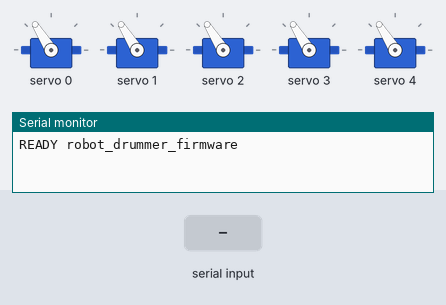
A sketch run on a simulated Arduino Uno, built with avr-gcc and run on an emulated ATmega328P. On the bench: 5 × servo, the last lines printed to the serial monitor. Inputs (shaded band) come from the test bench.

Above: at 1.2 s.
1.3 s: "HIT 1\n" received over Serial
At 2.0 s:
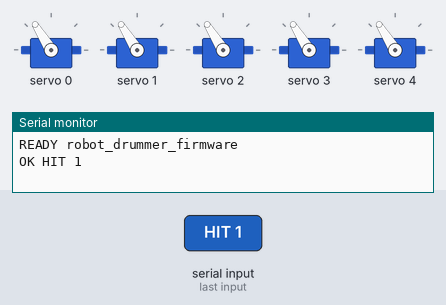
2.8 s: "SET\n" received over Serial
At 4.0 s:
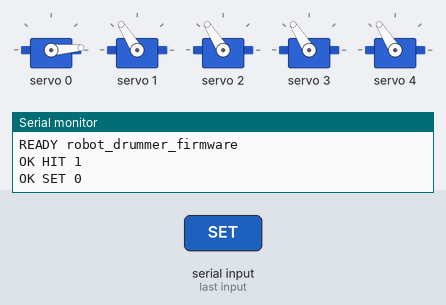
4.3 s: "HITM 1\n" received over Serial
At 5.5 s:
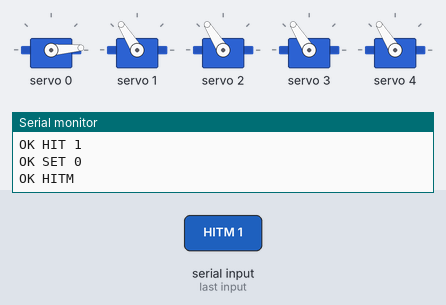
Timing chart, 0 to 7.3 s (numbered marks = the images above; inputs shaded):
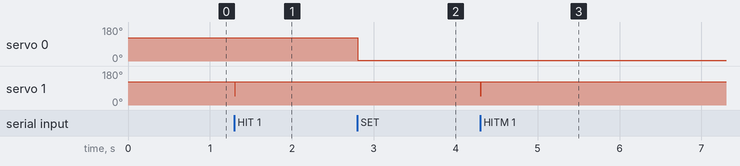

Measured:
- after the input at 1.3 s, servo 1: 122° → 50° at once, → 122° 0.01 s later
- after the input at 2.8 s, servo 0: 122° → 4° at once
- after the input at 4.3 s, servo 1: 122° → 50° at once, → 122° 0.01 s later

The sketch:

robot_drummer_firmware.ino
```cpp
#include <Wire.h>
#include <Adafruit_PWMServoDriver.h>

Adafruit_PWMServoDriver pwm = Adafruit_PWMServoDriver(0x40);

const int ACTIVE_SERVO_COUNT = 5;
const int DEFAULT_RETURN_ANGLE = 90;
const int DEFAULT_STRIKE_ANGLE = 35;
const int DEFAULT_DWELL_MS = 10;
const int DEFAULT_STEP_DELAY_MS = 0;

// Tune these if your servos do not reach the expected angles.
const int SERVO_MIN_PULSE = 120;
const int SERVO_MAX_PULSE = 620;
const int SERVO_FREQ = 50;

struct ServoConfig {
  int returnAngle;
  int strikeAngle;
  int dwellMs;
  int stepDelayMs;
  int currentAngle;
  int targetAngle;
  unsigned long lastStepAtMs;
  unsigned long returnAtMs;
  bool strikeActive;
};

ServoConfig servos[ACTIVE_SERVO_COUNT];
String inputLine = "";

String nextToken(String &line);

int angleToPulse(int angle) {
  int safeAngle = constrain(angle, 0, 180);
  return map(safeAngle, 0, 180, SERVO_MIN_PULSE, SERVO_MAX_PULSE);
}

void writeServoAngle(int servo, int angle) {
  if (servo < 0 || servo >= ACTIVE_SERVO_COUNT) {
    return;
  }

  pwm.setPWM(servo, 0, angleToPulse(angle));
  servos[servo].currentAngle = constrain(angle, 0, 180);
}

void setServoTarget(int servo, int targetAngle) {
  if (servo < 0 || servo >= ACTIVE_SERVO_COUNT) {
    return;
  }

  int safeTarget = constrain(targetAngle, 0, 180);
  servos[servo].targetAngle = safeTarget;

  if (servos[servo].stepDelayMs == 0) {
    writeServoAngle(servo, safeTarget);
  }
}

void updateServo(int servo, unsigned long now) {
  if (servos[servo].strikeActive && (long)(now - servos[servo].returnAtMs) >= 0) {
    servos[servo].strikeActive = false;
    setServoTarget(servo, servos[servo].returnAngle);
  }

  if (servos[servo].currentAngle == servos[servo].targetAngle || servos[servo].stepDelayMs == 0) {
    return;
  }

  if (now - servos[servo].lastStepAtMs < (unsigned long)servos[servo].stepDelayMs) {
    return;
  }

  int direction = servos[servo].targetAngle > servos[servo].currentAngle ? 1 : -1;
  writeServoAngle(servo, servos[servo].currentAngle + direction);
  servos[servo].lastStepAtMs = now;
}

void hitServo(int servo) {
  if (servo < 0 || servo >= ACTIVE_SERVO_COUNT) {
    Serial.println("ERR invalid servo");
    return;
  }

  servos[servo].strikeActive = true;
  servos[servo].returnAtMs = millis() + max(0, servos[servo].dwellMs);
  setServoTarget(servo, servos[servo].strikeAngle);

  Serial.print("OK HIT ");
  Serial.println(servo);
}

void hitMultipleServos(String line) {
  bool hitAny = false;

  while (line.length() > 0) {
    String servoToken = nextToken(line);
    if (servoToken.length() == 0) {
      break;
    }

    int servo = servoToken.toInt();
    if (servo < 0 || servo >= ACTIVE_SERVO_COUNT) {
      Serial.println("ERR invalid servo");
      return;
    }

    servos[servo].strikeActive = true;
    servos[servo].returnAtMs = millis() + max(0, servos[servo].dwellMs);
    setServoTarget(servo, servos[servo].strikeAngle);
    hitAny = true;
  }

  if (!hitAny) {
    Serial.println("ERR missing servo");
    return;
  }

  Serial.println("OK HITM");
}

void restServo(int servo, bool printAck = true) {
  if (servo < 0 || servo >= ACTIVE_SERVO_COUNT) {
    Serial.println("ERR invalid servo");
    return;
  }

  servos[servo].strikeActive = false;
  setServoTarget(servo, servos[servo].returnAngle);

  if (printAck) {
    Serial.print("OK REST ");
    Serial.println(servo);
  }
}

String nextToken(String &line) {
  line.trim();
  int spaceIndex = line.indexOf(' ');
  if (spaceIndex < 0) {
    String token = line;
    line = "";
    return token;
  }

  String token = line.substring(0, spaceIndex);
  line = line.substring(spaceIndex + 1);
  return token;
}

void printServoStatus(int servo) {
  if (servo < 0 || servo >= ACTIVE_SERVO_COUNT) {
    Serial.println("ERR invalid servo");
    return;
  }

  Serial.print("SERVO ");
  Serial.print(servo);
  Serial.print(" return=");
  Serial.print(servos[servo].returnAngle);
  Serial.print(" strike=");
  Serial.print(servos[servo].strikeAngle);
  Serial.print(" dwell=");
  Serial.print(servos[servo].dwellMs);
  Serial.print(" step_delay=");
  Serial.print(servos[servo].stepDelayMs);
  Serial.print(" current=");
  Serial.println(servos[servo].currentAngle);
}

void handleCommand(String line) {
  line.trim();
  if (line.length() == 0) {
    return;
  }

  String command = nextToken(line);
  command.toUpperCase();

  if (command == "PING") {
    Serial.println("OK PONG");
    return;
  }

  if (command == "HIT") {
    int servo = nextToken(line).toInt();
    hitServo(servo);
    return;
  }

  if (command == "HITM") {
    hitMultipleServos(line);
    return;
  }

  if (command == "REST") {
    int servo = nextToken(line).toInt();
    restServo(servo);
    return;
  }

  if (command == "ALLREST") {
      for (int servo = 0; servo < ACTIVE_SERVO_COUNT; servo++) {
      restServo(servo, false);
    }
    Serial.println("OK ALLREST");
    return;
  }

  if (command == "SET") {
    int servo = nextToken(line).toInt();
    int returnAngle = nextToken(line).toInt();
    int strikeAngle = nextToken(line).toInt();
    int dwellMs = nextToken(line).toInt();
    int stepDelayMs = nextToken(line).toInt();

    if (servo < 0 || servo >= ACTIVE_SERVO_COUNT) {
      Serial.println("ERR invalid servo");
      return;
    }

    servos[servo].returnAngle = constrain(returnAngle, 0, 180);
    servos[servo].strikeAngle = constrain(strikeAngle, 0, 180);
    servos[servo].dwellMs = max(0, dwellMs);
    servos[servo].stepDelayMs = max(0, stepDelayMs);
    servos[servo].strikeActive = false;
    writeServoAngle(servo, servos[servo].returnAngle);
    servos[servo].targetAngle = servos[servo].returnAngle;

    Serial.print("OK SET ");
    Serial.println(servo);
    return;
  }

  if (command == "STATUS") {
    String servoToken = nextToken(line);
    if (servoToken.length() == 0) {
      for (int servo = 0; servo < ACTIVE_SERVO_COUNT; servo++) {
        printServoStatus(servo);
      }
    } else {
      printServoStatus(servoToken.toInt());
    }
    return;
  }

  Serial.println("ERR unknown command");
}

void setup() {
  Serial.begin(115200);
  while (!Serial) {
    delay(10);
  }

  Wire.begin();
  pwm.begin();
  pwm.setPWMFreq(SERVO_FREQ);
  delay(10);

  for (int servo = 0; servo < ACTIVE_SERVO_COUNT; servo++) {
    servos[servo].returnAngle = DEFAULT_RETURN_ANGLE;
    servos[servo].strikeAngle = DEFAULT_STRIKE_ANGLE;
    servos[servo].dwellMs = DEFAULT_DWELL_MS;
    servos[servo].stepDelayMs = DEFAULT_STEP_DELAY_MS;
    servos[servo].currentAngle = DEFAULT_RETURN_ANGLE;
    servos[servo].targetAngle = DEFAULT_RETURN_ANGLE;
    servos[servo].lastStepAtMs = 0;
    servos[servo].returnAtMs = 0;
    servos[servo].strikeActive = false;
    writeServoAngle(servo, DEFAULT_RETURN_ANGLE);
  }

  Serial.println("READY robot_drummer_firmware");
}

void loop() {
  unsigned long now = millis();
  for (int servo = 0; servo < ACTIVE_SERVO_COUNT; servo++) {
    updateServo(servo, now);
  }

  while (Serial.available() > 0) {
    char incoming = Serial.read();
    if (incoming == '\n' || incoming == '\r') {
      handleCommand(inputLine);
      inputLine = "";
    } else {
      inputLine += incoming;
    }
  }
}
```
